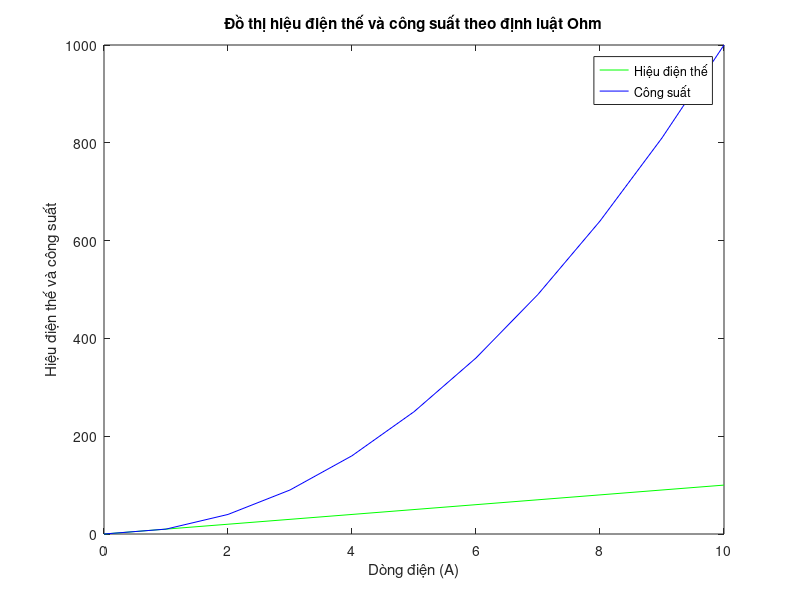

MATLAB code to generate this figure:
R = 10;
I = 0:1:10;
V = R.*I;
P = R*I.^2;
disp([I ; V ; P]);
plot(I, V, 'g', I, P, 'b');
xlabel('Dòng điện (A)');
ylabel('Hiệu điện thế và công suất');
title('Đồ thị hiệu điện thế và công suất theo định luật Ohm');
legend('Hiệu điện thế', 'Công suất');
